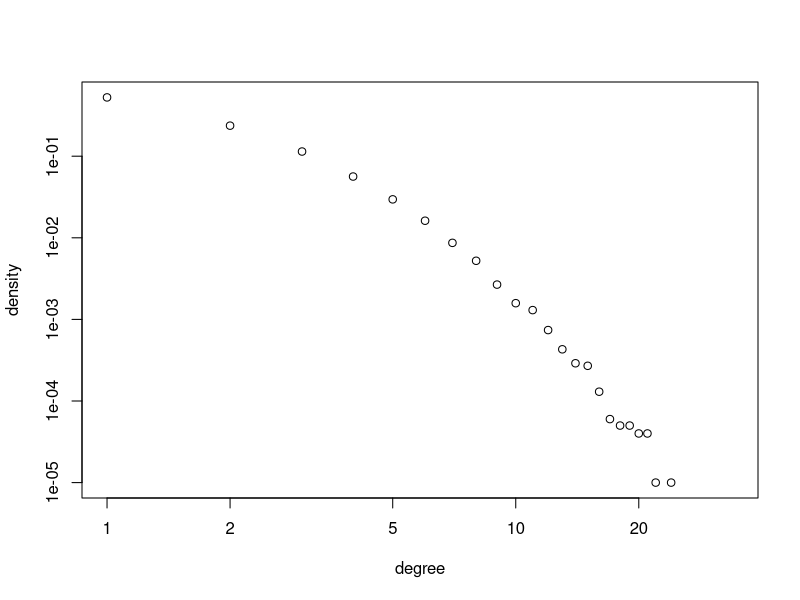

Write R code to recreate this figure. (Note: this script raises an error after producing the figure.)
library(igraph)
degree1<- rep(0,35)
for(i in 1:100){
g1<- aging.prefatt.game(1000,pa.exp=1, aging.exp=-1,directed=FALSE)
temp<- degree.distribution(g1)
degree1<-degree1+c(temp,rep(0,35-length(temp)))}
plot(seq(along=degree1)-1,degree1/100,xlab="degree",ylab="density",log="xy")
fit1 <- power.law.fit(degree1/100+1, implementation= "R.mle")
coef(fit1)
